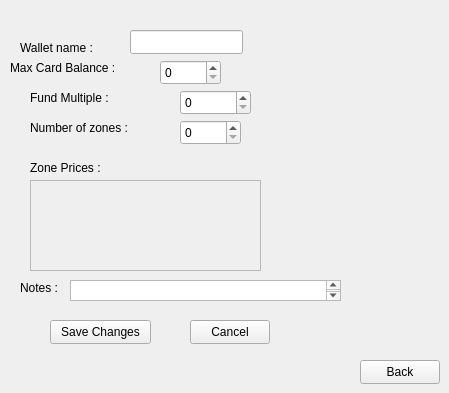
       <widget class="QWidget" name="page_edit_wallet">
        <widget class="QLabel" name="label_65">
         <property name="geometry">
          <rect>
           <x>20</x>
           <y>40</y>
           <width>101</width>
           <height>16</height>
          </rect>
         </property>
         <property name="text">
          <string>Wallet name :</string>
         </property>
        </widget>
        <widget class="QLineEdit" name="lineEdit_planName_wallet">
         <property name="geometry">
          <rect>
           <x>130</x>
           <y>30</y>
           <width>113</width>
           <height>24</height>
          </rect>
         </property>
        </widget>
        <widget class="QLabel" name="label_66">
         <property name="geometry">
          <rect>
           <x>10</x>
           <y>60</y>
           <width>141</width>
           <height>16</height>
          </rect>
         </property>
         <property name="text">
          <string>Max Card Balance :</string>
         </property>
        </widget>
        <widget class="QSpinBox" name="spinBox_cardBalance_2">
         <property name="geometry">
          <rect>
           <x>160</x>
           <y>60</y>
           <width>61</width>
           <height>25</height>
          </rect>
         </property>
         <property name="styleSheet">
          <string notr="true">font: 12pt &quot;Segoe UI&quot;;</string>
         </property>
         <property name="maximum">
          <number>10000</number>
         </property>
        </widget>
        <widget class="QLabel" name="label_67">
         <property name="geometry">
          <rect>
           <x>30</x>
           <y>90</y>
           <width>111</width>
           <height>16</height>
          </rect>
         </property>
         <property name="text">
          <string>Fund Multiple :</string>
         </property>
        </widget>
        <widget class="QSpinBox" name="spinBox_fundMultiple">
         <property name="geometry">
          <rect>
           <x>180</x>
           <y>90</y>
           <width>71</width>
           <height>25</height>
          </rect>
         </property>
        </widget>
        <widget class="QLabel" name="label_68">
         <property name="geometry">
          <rect>
           <x>30</x>
           <y>120</y>
           <width>131</width>
           <height>16</height>
          </rect>
         </property>
         <property name="text">
          <string>Number of zones : </string>
         </property>
        </widget>
        <widget class="QSpinBox" name="spinBox_zoneNum">
         <property name="geometry">
          <rect>
           <x>180</x>
           <y>120</y>
           <width>61</width>
           <height>25</height>
          </rect>
         </property>
        </widget>
        <widget class="QLabel" name="label_69">
         <property name="geometry">
          <rect>
           <x>30</x>
           <y>160</y>
           <width>81</width>
           <height>16</height>
          </rect>
         </property>
         <property name="text">
          <string>Zone Prices : </string>
         </property>
        </widget>
        <widget class="QScrollArea" name="scrollArea_zonePrices">
         <property name="geometry">
          <rect>
           <x>30</x>
           <y>180</y>
           <width>231</width>
           <height>91</height>
          </rect>
         </property>
         <property name="widgetResizable">
          <bool>true</bool>
         </property>
         <widget class="QWidget" name="zonePricesWidget">
          <property name="geometry">
           <rect>
            <x>0</x>
            <y>0</y>
            <width>229</width>
            <height>89</height>
           </rect>
          </property>
         </widget>
        </widget>
        <widget class="QLabel" name="label_notes_wallet">
         <property name="geometry">
          <rect>
           <x>20</x>
           <y>280</y>
           <width>71</width>
           <height>16</height>
          </rect>
         </property>
         <property name="text">
          <string>Notes : </string>
         </property>
        </widget>
        <widget class="QTextEdit" name="textEdit_notes_wallet">
         <property name="geometry">
          <rect>
           <x>70</x>
           <y>280</y>
           <width>271</width>
           <height>21</height>
          </rect>
         </property>
        </widget>
        <widget class="QPushButton" name="pushButton_save_changes_2">
         <property name="geometry">
          <rect>
           <x>50</x>
           <y>320</y>
           <width>101</width>
           <height>24</height>
          </rect>
         </property>
         <property name="text">
          <string>Save Changes</string>
         </property>
        </widget>
        <widget class="QPushButton" name="pushButton_cancel_changes_2">
         <property name="geometry">
          <rect>
           <x>190</x>
           <y>320</y>
           <width>80</width>
           <height>24</height>
          </rect>
         </property>
         <property name="text">
          <string>Cancel</string>
         </property>
        </widget>
        <widget class="QPushButton" name="pushButton_backFromWallet">
         <property name="geometry">
          <rect>
           <x>360</x>
           <y>360</y>
           <width>80</width>
           <height>24</height>
          </rect>
         </property>
         <property name="text">
          <string>Back</string>
         </property>
        </widget>
        <widget class="QLabel" name="label_currentEditedPlanWallet">
         <property name="geometry">
          <rect>
           <x>10</x>
           <y>10</y>
           <width>211</width>
           <height>16</height>
          </rect>
         </property>
         <property name="text">
          <string/>
         </property>
        </widget>
       </widget>
